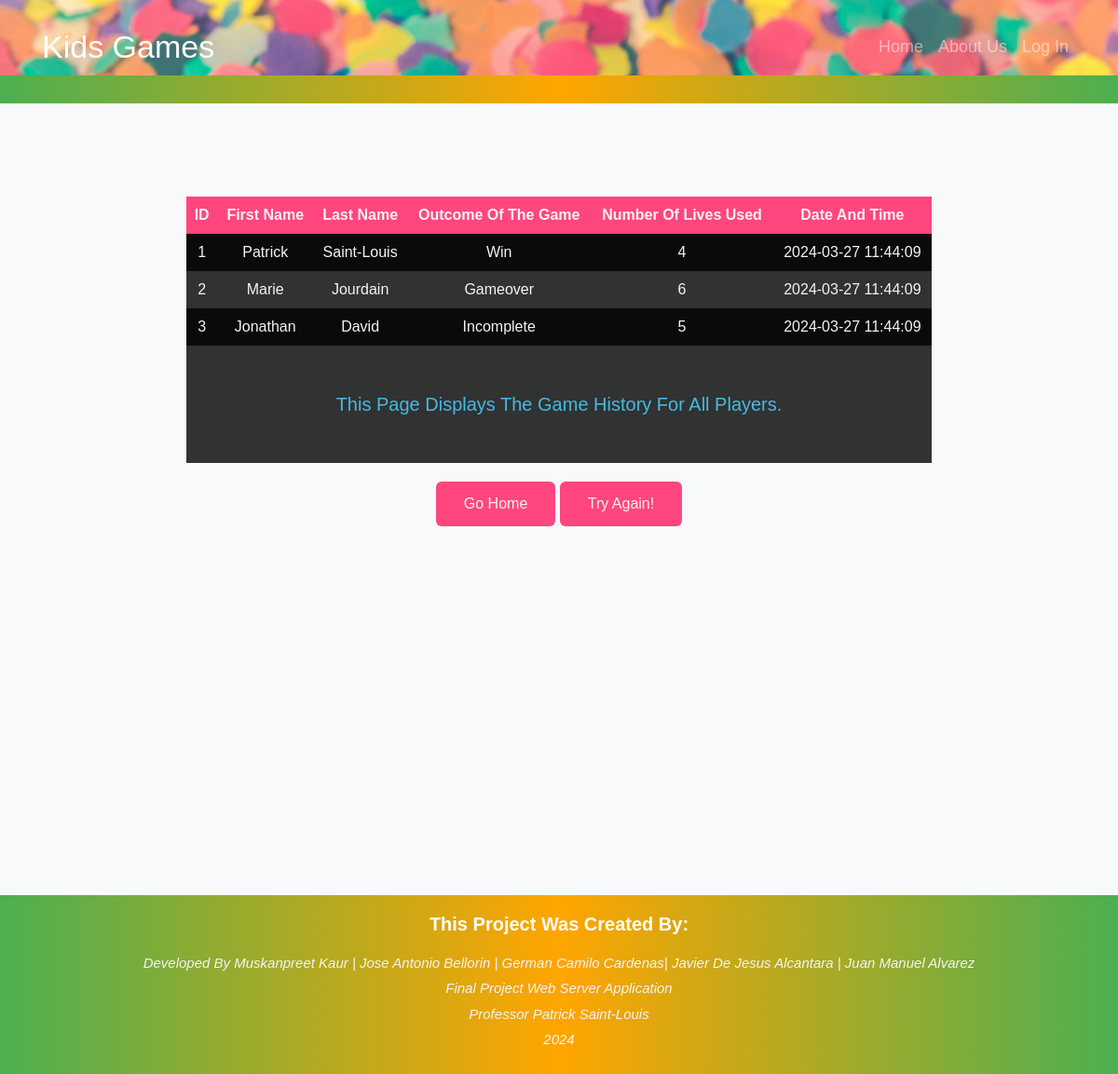
Screenshot of /public/message/history-table.php (signed in) with the database file from the repository.
### tables this page shows
CREATE TABLE IF NOT EXISTS score( 
    scoreTime DATETIME NOT NULL, 
    result ENUM('win', 'gameover', 'incomplete'),
    livesUsed INTEGER NOT NULL,
    registrationOrder INTEGER, 
    FOREIGN KEY (registrationOrder) REFERENCES player(registrationOrder)
)CHARACTER SET utf8mb4;

CREATE TABLE IF NOT EXISTS player( 
    fName VARCHAR(50) NOT NULL, 
    lName VARCHAR(50) NOT NULL, 
    userName VARCHAR(20) NOT NULL UNIQUE,
    registrationTime DATETIME NOT NULL,
    id VARCHAR(200) GENERATED ALWAYS AS (CONCAT(UPPER(LEFT(fName,2)),UPPER(LEFT(lName,2)),UPPER(LEFT(userName,3)),CAST(registrationTime AS SIGNED))),
    registrationOrder INTEGER AUTO_INCREMENT,
    PRIMARY KEY (registrationOrder)
)CHARACTER SET utf8mb4;

### src/features/history.php (called while the page is built, shortened)
<?php
function getResult($connection){
$conn=$connection;
$query = "SELECT player.registrationOrder, player.fName,player.lName,score.result,score.livesUsed,score.scoreTime from player inner Join score  on player.registrationOrder=score.registrationOrder";
$queryResult=$conn->query($query);
if($queryResult->num_rows<=0){
    echo "Data not found";
}else{
    $results = array();
    while ($data = $queryResult->fetch_assoc()) {
        $result = array(
            "registrationOrder" => $data["registrationOrder"],
            "fName" => $data["fName"],
            "lName" => $data["lName"],
            "result" => $data["result"],
            "livesUsed" => $data["livesUsed"],
            "scoreTime" => $data["scoreTime"]
        );
        $results[] = $result;
}
return $results ;
}
return null;
}
?>

### public/message/history-table.php (the view, shortened to what this page needs)
<?php
require $_SERVER['DOCUMENT_ROOT'] . ROOT_PATH . '/src/features/history.php';
$conn=ConnectDb();
$queryResult=getResult($conn);
$resultados = [];
foreach($queryResult as $value) {
    $resultados[] = [
        'id' => $value["registrationOrder"],
        'first_name' => $value["fName"] ,
        'last_name' => $value["lName"],
        'game_outcome' => $value["result"],
        'lives_used' => $value["livesUsed"],
        'end_date' => $value["scoreTime"],
    ];
}
?>
<!DOCTYPE html>
<html lang="en">
    <?php require $_SERVER['DOCUMENT_ROOT'] . ROOT_PATH . '/public/template/head.php'; ?>
  <body>
  <?php require $_SERVER['DOCUMENT_ROOT'] . ROOT_PATH . '/public/template/header.php'; ?>
  <?php require $_SERVER['DOCUMENT_ROOT'] . ROOT_PATH . '/public/template//nav.php'; ?>
  <div class="container">
    <section class="result-section">
        <div class="containerresults">
            <table id="myTable" border="1">
                <tr>
                    <th>ID</th>
                    <th>First Name</th>
                    <th>Last Name</th>
                    <th>Outcome of the Game</th>
                    <th>Number of Lives Used</th>
                    <th>Date and Time</th>
                    </tr>
                    <?php foreach ($resultados as $row): ?>
                    <tr>
                    <td><?php echo $row['id']; ?></td>
                    <td><?php echo htmlspecialchars($row['first_name']); ?></td>
                    <td><?php echo htmlspecialchars($row['last_name']); ?></td>
                    <td><?php echo $row['game_outcome']; ?></td>
                    <td><?php echo $row['lives_used']; ?></td>
                    <td><?php echo $row['end_date']; ?></td>
                </tr>
                <?php endforeach; ?>
            </table>
            <div class="description">
                <p>This page displays the game history for all players.</p>
            </div>
        </div>
        <button  id="btnHome"> Go Home </button>
        <button  id="btnTryAgain"> Try Again!</button>
    </section>
  </div>
  <?php require $_SERVER['DOCUMENT_ROOT'] . ROOT_PATH . '/public/template/footer.php'; ?>
  </body>
</html>

### public/template/head.php (shortened to what this page needs)
<head>
  <link href="https://stackpath.bootstrapcdn.com/bootstrap/4.5.2/css/bootstrap.min.css" rel="stylesheet">
  <link href="https://cdnjs.cloudflare.com/ajax/libs/limonte-sweetalert2/11.1.7/sweetalert2.min.css" rel="stylesheet">
  <link href="<?php echo ROOT_PATH; ?>public/assets/css/styles.css" rel="stylesheet">
</head>

### public/template/header.php
<header style="padding: 1px 0;">
  <div class="container">
    <h1 class="mt-3 mb-2 text-center" style="font-size: 24px;">Welcome to Kids Games!</h1>
  </div>
</header>

### public/template/nav.php (shortened to what this page needs)
<?php
$login = 0;
?>
<nav class="navbar navbar-dark bg-dark navbar-expand-lg" style="padding: 0; background-image: url('<?php echo ROOT_PATH; ?>public/assets/media/image/confetti.jpg'); background-size: cover;">
<div class="container" style="height: 0.5px;">
    <a class="navbar-brand" href="#" style="font-size: 34px;">Kids Games</a>
    <div class="collapse navbar-collapse" id="navbarNav">
      <ul class="navbar-nav ml-auto">
        <li class="nav-item">
          <a class="nav-link" href="<?php echo ROOT_PATH; ?>" style="font-size: 18px;">Home</a>
        </li>
        <li class="nav-item">
          <a class="nav-link" href="" style="font-size: 18px;">About Us</a>
        </li>
        <?php
        if ($login == 1){
          echo '<li class="nav-item" id="gameMenuItem">
          <a class="nav-link" href="' . ROOT_PATH . 'public/form/game-form.php" style="font-size: 18px;">Game</a>
          </li>';
          echo '<li class="nav-item" id="resultsMenuItem">
          <a class="nav-link" href="' . ROOT_PATH . 'public/message/history-table.php" style="font-size: 18px;">Results</a>
          </li>';
          echo '<li class="nav-item" id="resultsMenuItem">
          <a class="nav-link" href="' . ROOT_PATH . 'src/features/signout.php" style="font-size: 18px;">Log out</a>
          </li>';
          echo '<li class="nav-item" id="resultsMenuItem">
          <a class="nav-link" href="#">User: '.  $_SESSION['username'] . '</a>
          </li>';
        }
        else
        {
          echo '<li class="nav-item" id="resultsMenuItem">
          <a class="nav-link" href="' . ROOT_PATH . 'public/form/signin-form.php" style="font-size: 18px;">Log in</a>
          </li>';
        }
        ?>
      </ul>
    </div>
  </div>
</nav>

### public/template/footer.php
<footer class="footer">
      <div class="container-footer">
          <div class="project-info">
            <p class="project-title">This Project Was Created By:</p>
          </div>
          <div class="class-info">
            <p>Developed by Muskanpreet Kaur | Jose Antonio Bellorin | German Camilo Cardenas| Javier De Jesus Alcantara | Juan Manuel Alvarez</p>
              <p>Final Project Web Server Application</p>
              <p>Professor Patrick Saint-Louis</p>
              <p>2024</p>
          </div>
      </div>
  </footer>

### public/assets/css/styles.css (style rules this page uses)
:root { --color-primary: #FF467F; --color-secondary: #45BAE1; --color-acent: #FFF145; --color-white: #ffffffee; --color-light: #f4f4f4; --color-black: #061114; --color-dark: #15424F; }
* { margin: 0; padding: 0; box-sizing: border-box; font-family: Arial, Helvetica, sans-serif; outline: none; border:none; text-decoration: none; text-transform: capitalize; transition: .2s linear; }
.navbar a { color: var(--color-light); text-decoration: none; transition: 0.2s ease; font-size: 1.2rem; }
.footer { padding: 20px 0; text-align: center; padding-top: 0%; margin-top: 0%; background: linear-gradient(to right, #4caf50, #ffa500, #4caf50); }
.container-footer { max-width: 100%; margin: 0 auto; }
.project-title { color: white; font-size: 20px; font-weight: bold; padding-top: 1rem; }
.class-info p { margin: 5px 0; color: var(--color-light); font-style: italic; font-size: 15px; }
button { padding: 8px 16px; font-size: 16px; border: none; cursor: pointer; background-color: #ffa500; color: var(--color-light); border-radius: 4px; }
.description { color: var(--color-secondary); text-align: center; margin-top: 3rem; padding-bottom: 2rem; font-size: 20px; font-weight: 500; justify-content: center; align-items: center; }
.result-section { height: 100vh; padding: 10vh 20px; width: 100%; color: var(--color-light); text-align: center; }
.containerresults { max-width: 800px; margin: 0 auto; background-color: rgba(0, 0, 0, 0.8); align-items: center; }
#myTable { width: 100%; border-collapse: collapse; }
#myTable th, #myTable td { padding: 8px; text-align: center; }
#myTable th { background-color: var(--color-primary); color: var(--color-light); }
#myTable tr:nth-child(even) { background-color: rgba(0, 0, 0, 0.8); }
.result-section button { background: var(--color-primary); padding: 12px 30px; border: none; font-size: 1rem; border-radius: 6px; margin-top: 20px; cursor: pointer; font-weight: 500; transition: 0.2s ease; align-items: center; }
body, html { margin: 0; padding: 0; background-color: #f8f9fa; }
.container { margin-top: 50px; margin-bottom: 30px; }
h1 { color: #343a40; }
header { background: linear-gradient(to right, #4caf50, #ffa500, #4caf50); color: #fff; padding: 20px 0; text-align: center; position: fixed; width: 100%; }

### rows the page displays
score: registrationOrder.registrationOrder "1", registrationOrder.fName "Patrick", registrationOrder.lName "Saint-Louis", result "Win", livesUsed "4", scoreTime "2024-03-27 11:44:09"
score: registrationOrder.registrationOrder "2", registrationOrder.fName "Marie", registrationOrder.lName "Jourdain", result "Gameover", livesUsed "6", scoreTime "2024-03-27 11:44:09"
score: registrationOrder.registrationOrder "3", registrationOrder.fName "Jonathan", registrationOrder.lName "David", result "Incomplete", livesUsed "5", scoreTime "2024-03-27 11:44:09"
